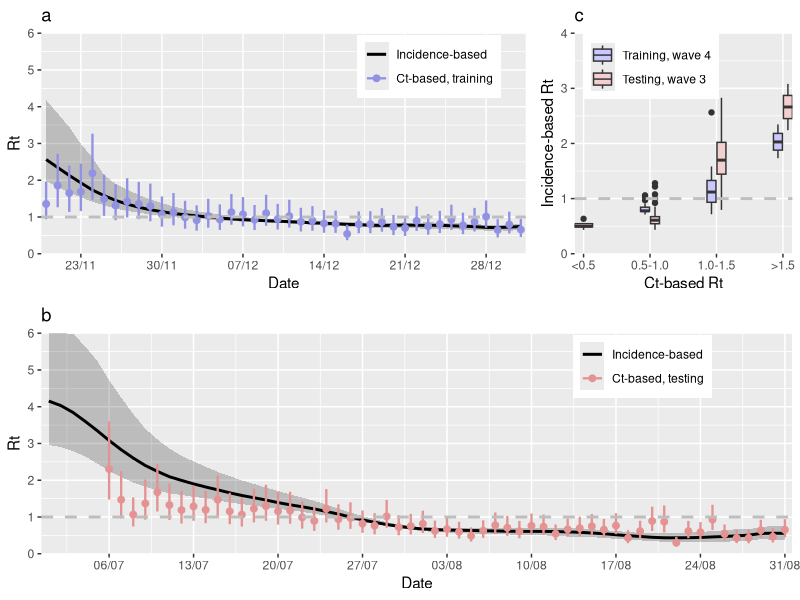

Write the R code that produced this figure.
#------------
# reverse validation
# Supplementary Fig. 4 
#------------
#
# load packages
require(ggplot2)
library(tidyverse)
library(pROC)
library(gridExtra)
require(e1071)
#
######################################################
## data_daily_all: daily case counts/sample counts, incidence-based Rt; 
##                 daily Ct mean, median and skewness (imputed)
##                 subset of the "Figure 1" data in source data file
#######################################################
#
# read in "data_daily_all.csv"
daily.linelist <- read.csv("data_daily_all.csv",as.is=T)
#
# functions set for plotting 
predPlot = function(ct, period, panel){
        
        y.max = 6
        
        if(period == 'training') {
                data_used = ct %>%
                        filter(training == 1)
                dates = range(data_used$date)
        }
        
        if(period == 'testing') {
                data_used = ct %>%
                        filter(testing == 1)
                dates = range(data_used$date)
        }
        
        p = ggplot(data = data_used %>%
                           mutate(upr = ifelse(upr > y.max, y.max, upr))) +
                
                geom_polygon(data = tibble(
                        date_new = c(data_used$date, 
                                     rev(data_used$date)),
                        y_new = c(data_used$local.rt.lower,
                                  rev(data_used$local.rt.upper))) %>%
                                mutate(y_new = ifelse(y_new > y.max, y.max, y_new)),
                        aes(x = date_new,
                            y = y_new,
                            fill = 'empirical'),
                        color = NA,
                        alpha = 0.2) +
                
                geom_line(aes(x = date,
                              y = local.rt.mean,
                              color = 'empirical'),
                          size = 1) +
                
                geom_point(aes(x = date,
                               y = fit,
                               color = 'predicted'),
                           size = 2) +
                
                geom_segment(aes(x = date,
                                 y = lwr,
                                 xend = date,
                                 yend = upr,
                                 color = 'predicted'),
                             size = 0.8) +
                
                scale_y_continuous(name = 'Rt',
                                   limits = c(0, y.max),
                                   expand = c(0, 0),
                                   breaks = seq(0, y.max, 1)) +
                scale_x_date(name = 'Date',
                             limits = dates,
                             date_breaks = "1 week", 
                             date_labels = "%d/%m",
                             expand = c(0.01, 0.01))  +
                
                geom_hline(yintercept = 1,
                           linetype = 'dashed',
                           size = 1,
                           color = 'grey') +
                
                theme(legend.position = c(0.8, 0.85),
                      legend.title = element_text(size = 16, face = 'bold')) +
                labs(title = panel)
        
        if(period == 'training'){
                
                p = p +
                        scale_fill_manual(name = NULL,
                                          values = c(empirical = 'black',
                                                     predicted = '#9292e4'),
                                          labels = c('Incidence-based', 'Ct-based, training'), 
                                          guide = "none") +
                        scale_color_manual(name = NULL,
                                           values = c(empirical = 'black',
                                                      predicted = '#9292e4'),
                                           labels = c('Incidence-based', 'Ct-based, training'))
                
        }
        
        if(period == 'testing'){
                
                p = p +
                        scale_fill_manual(name = NULL,
                                          values = c(empirical = 'black',
                                                     predicted = '#e49292'),
                                          labels = c('Incidence-based', 'Ct-based, testing'), 
                                          guide = "none") +
                        scale_color_manual(name = NULL,
                                           values = c(empirical = 'black',
                                                      predicted = '#e49292'),
                                           labels = c('Incidence-based', 'Ct-based, testing'))
                
        }
        
        p
        
}
#
predBoxPlot = function(ct, panel){
        
        data_used = ct %>%
                filter(training == 1 | testing == 1) %>%
                filter(!is.na(fit)) %>%
                mutate(
                        pred_rt_cat = factor(cut(fit,
                                                 c(-1, 0.5, 1, 1.5, 10))),
                        group = factor(ifelse(training == 1,
                                              'Training, wave 4',
                                              'Testing, wave 3'),
                                       levels = c('Training, wave 4',
                                                  'Testing, wave 3'))
                )
        
        ggplot(data = data_used) +
                geom_boxplot(aes(
                        x = pred_rt_cat,
                        y = local.rt.mean,
                        fill = group),
                        width = 0.3) +
                geom_hline(yintercept = 1,
                           linetype = 'dashed',
                           size = 1,
                           color = 'grey') +
                scale_y_continuous(name = 'Incidence-based Rt',
                                   limits = c(0, 4),
                                   breaks = seq(0, 4, 1),
                                   expand = c(0, 0)) +
                scale_x_discrete(name = 'Ct-based Rt',
                                 expand = c(0.01, 0.01),
                                 labels = c('<0.5', '0.5-1.0', '1.0-1.5', '>1.5')) +
                scale_fill_manual(name = '',
                                  values = c('#c9c9ff', '#f3cfcf')) +
                theme(legend.position = c(0.35, 0.9)) +
                labs(title = panel)
}
#
#-------
date_max <- as.Date("2021-03-31")
daily.linelist$date <- as.Date(daily.linelist$date)

ct.rt2 = daily.linelist %>%
        mutate(training = ifelse(date >= as.Date('2020-11-20') &
                                         date <= as.Date('2020-12-31'),
                                 1,
                                 0),
               testing = ifelse(date >= as.Date('2020-07-01') &
                                        date <= as.Date('2020-08-31'),
                                1,
                                0)
        ) %>%
        filter(date >= as.Date('2020-07-01') &
                       date <= date_max)

m = lm(log(local.rt.mean) ~ mean + skewness.imputed, 
       data = ct.rt2[ct.rt2$training == 1, ])

pred = predict(m, newdata = ct.rt2, interval = 'prediction')

ct.rt2 = cbind(ct.rt2, exp(pred))


p = grid.arrange(
        grobs = list(
                predPlot(ct.rt2, 'training', 'a'),
                predBoxPlot(ct.rt2, 'c'),
                predPlot(ct.rt2, 'testing', 'b')),
        widths = c(2, 1),
        heights = c(1, 1),
        layout_matrix = rbind(c(1, 2),
                              c(3, 3))
)
## export results 
ggsave('ED_Fig_4.pdf',p,width = 12, height = 8)
##
#####

## end of script

#####
